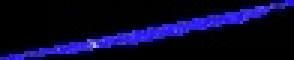
#> input picture CNN_AI/Segmentacion/Azul R2.jpg, 98 x 20 px, found by its file name (shown 3 times larger)
$ python Canny2.py
#> lines starting #> are read from the running program, lines starting #| are printed output that depends on the picture; after the words box and inside, x2 and y2 are one past the last pixel; in counts of white or black regions, pixels touching at a corner belong together
import cv2
import numpy as np
import matplotlib.pyplot as plt

def detectar_bordes(imagen_path):
    # Cargar la imagen
#> called with imagen_path = 'data/Azul R2.JPG'
    imagen = cv2.imread(imagen_path)
#> imagen is the input picture: shape (20, 98, 3); mean B, G, R 42.6, 7, 9.4
    if imagen is None:
        print("Error: No se pudo cargar la imagen.")
        return

    # Convertir a escala de grises
    gris = cv2.cvtColor(imagen, cv2.COLOR_BGR2GRAY)
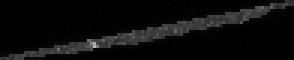
#> gris: shape (20, 98) (shown 3 times larger); min 0, max 184, mean 11.8

    # Aplicar desenfoque Gaussiano
    desenfoque = cv2.GaussianBlur(gris, (3, 3), 1)
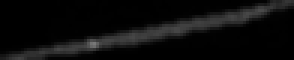
#> desenfoque: shape (20, 98) (shown 3 times larger); min 0, max 120, mean 11.9

    # Aplicar Canny para detectar bordes
    bordes = cv2.Canny(desenfoque, 50, 150)
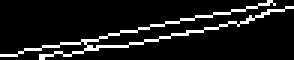
#> bordes: shape (20, 98) (shown 3 times larger); 9.6% white in thin lines or dots

    # Hacer los bordes más gruesos usando dilatación
    kernel = np.ones((3,3), np.uint8)  # Puedes probar con (5,5) para más grosor
    bordes_gruesos = cv2.dilate(bordes, kernel, iterations=1)
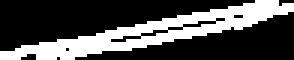
#> bordes_gruesos: shape (20, 98) (shown 3 times larger); 30.6% white; 1 white region, box (x1, y1, x2, y2) and area: (0, 0, 98, 20) 599

    # Convertir la imagen original de BGR a RGB para mostrarla correctamente
    imagen_rgb = cv2.cvtColor(imagen, cv2.COLOR_BGR2RGB)

    # Mostrar la imagen original y la imagen con bordes detectados
    plt.figure(figsize=(10,5))
    plt.subplot(1,2,1)
    plt.imshow(imagen_rgb)
    plt.title('Imagen Original')
    plt.axis('off')

    plt.subplot(1,2,2)
    plt.imshow(bordes_gruesos, cmap='gray')  # Fondo negro, bordes blancos gruesos
    plt.title('Bordes Canny Gruesos')
    plt.axis('off')

    plt.tight_layout()
    plt.show()

# Ruta de la imagen de prueba
imagen_path = "data/Azul R2.JPG"
detectar_bordes(imagen_path)
